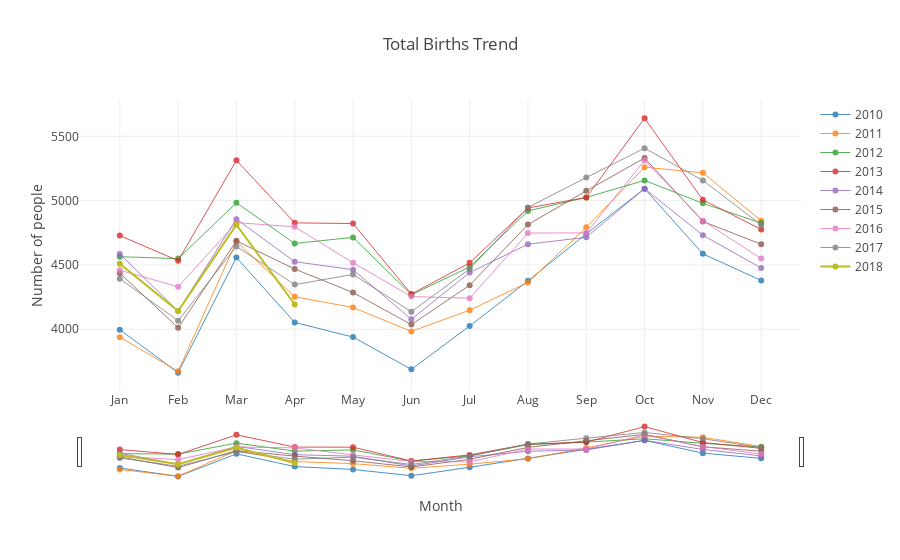

Write notebook code for a chart like this one.
### Markdown cell above
### 6. Trend for Total Births
   Plot shows trend for total births

### Code cell
x = ['Jan','Feb','Mar','Apr','May','Jun','Jul','Aug','Sep','Oct','Nov','Dec']
trace = []
data = []
for i in range(8):
    trace.append(go.Scatter(name = str(2010+i), x=x, y=analysis[i][2], line = dict(width = 1),opacity = 0.8))
    data.append(trace[i])

trace.append(go.Scatter(name='2018',x =  ['Jan','Feb','Mar','Apr'],y=analysis[8][2][:4]))    
data.append(trace[-1])

layout = dict(title = "Total Births Trend",\
             xaxis = dict(title = "Month" , rangeslider = dict(visible = True)),\
             yaxis = dict(title = "Number of people" ))

fig = dict(data = data, layout = layout)

iplot(fig)
plot(fig, filename='plots/HTML files/6. Trend for Total Births.html')
pio.write_image(fig,'plots/Static Images/6. Trend for Total Births.jpeg')

### Figure 1 — Plotly figure (JSON) as saved in the notebook; plotly's stock layout.template omitted (floating-point values rounded to 4 significant figures)
{"data": [{"line": {"width": 1}, "name": "2010", "opacity": 0.8, "type": "scatter", "uid": "7fe21947-443c-4862-99cf-c1a891fd6124", "x": ["Jan", "Feb", "Mar", "Apr", "May", "Jun", "Jul", "Aug", "Sep", "Oct", "Nov", "Dec"], "y": [3996, 3662, 4557, 4053, 3939, 3688, 4025, 4376, 4742, 5093, 4586, 4379]}, {"line": {"width": 1}, "name": "2011", "opacity": 0.8, "type": "scatter", "uid": "d0e06d15-554d-44f8-9bfc-8d377f129835", "x": ["Jan", "Feb", "Mar", "Apr", "May", "Jun", "Jul", "Aug", "Sep", "Oct", "Nov", "Dec"], "y": [3938, 3673, 4683, 4252, 4169, 3983, 4148, 4364, 4792, 5260, 5216, 4844]}, {"line": {"width": 1}, "name": "2012", "opacity": 0.8, "type": "scatter", "uid": "d465cf49-84c2-4fee-88f5-e0b3c22ca438", "x": ["Jan", "Feb", "Mar", "Apr", "May", "Jun", "Jul", "Aug", "Sep", "Oct", "Nov", "Dec"], "y": [4564, 4549, 4983, 4667, 4714, 4268, 4484, 4920, 5025, 5157, 4979, 4825]}, {"line": {"width": 1}, "name": "2013", "opacity": 0.8, "type": "scatter", "uid": "72b7a393-8d0a-4b64-8ed0-01d5caffa852", "x": ["Jan", "Feb", "Mar", "Apr", "May", "Jun", "Jul", "Aug", "Sep", "Oct", "Nov", "Dec"], "y": [4728, 4533, 5313, 4827, 4822, 4273, 4516, 4943, 5024, 5640, 5006, 4776]}, {"line": {"width": 1}, "name": "2014", "opacity": 0.8, "type": "scatter", "uid": "de0b60e2-4680-41d3-9024-052c5e8b4726", "x": ["Jan", "Feb", "Mar", "Apr", "May", "Jun", "Jul", "Aug", "Sep", "Oct", "Nov", "Dec"], "y": [4585, 4141, 4856, 4525, 4463, 4077, 4441, 4661, 4715, 5093, 4731, 4476]}, {"line": {"width": 1}, "name": "2015", "opacity": 0.8, "type": "scatter", "uid": "20cf5e58-12f0-45cd-b2eb-7c287ceb4749", "x": ["Jan", "Feb", "Mar", "Apr", "May", "Jun", "Jul", "Aug", "Sep", "Oct", "Nov", "Dec"], "y": [4436, 4011, 4687, 4468, 4285, 4036, 4342, 4814, 5076, 5331, 4838, 4661]}, {"line": {"width": 1}, "name": "2016", "opacity": 0.8, "type": "scatter", "uid": "c993d120-a8e8-40f0-892d-c08f8db587a4", "x": ["Jan", "Feb", "Mar", "Apr", "May", "Jun", "Jul", "Aug", "Sep", "Oct", "Nov", "Dec"], "y": [4459, 4330, 4829, 4796, 4517, 4254, 4241, 4748, 4749, 5313, 4844, 4549]}, {"line": {"width": 1}, "name": "2017", "opacity": 0.8, "type": "scatter", "uid": "59d4f958-a0c3-427a-86de-0a76e0a879ee", "x": ["Jan", "Feb", "Mar", "Apr", "May", "Jun", "Jul", "Aug", "Sep", "Oct", "Nov", "Dec"], "y": [4393, 4066, 4644, 4347, 4426, 4136, 4469, 4947, 5179, 5408, 5157, 4811]}, {"name": "2018", "type": "scatter", "uid": "3c3954f2-69f1-46b8-8595-f2731f2c1ec4", "x": ["Jan", "Feb", "Mar", "Apr"], "y": [4509, 4142, 4813, 4192]}], "layout": {"title": {"text": "Total Births Trend"}, "xaxis": {"rangeslider": {"visible": true}, "title": {"text": "Month"}}, "yaxis": {"title": {"text": "Number of people"}}}}
